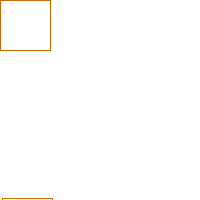
Frame 1 (no input)
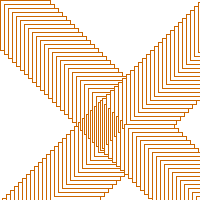
Frame 60 (the mouse pressed at the canvas centre just before this capture)
Frame 120 (the mouse held since frame 60 and released just before this capture): identical to frame 60, image omitted

The Processing sketch that drew these frames (run headless with seeded random() and noise(); from frame 60 on, the mouse is pressed at the canvas centre):

// Processing sketch: processing_167350
// ── processing_167350.pde

 
float a=0;
float r = 0;


void setup(){
  //Setting up background size
  size(200,200); 
  //Setting up a white background
  background(255); 
 
}

void draw(){
translate(0,0);  
stroke(204, 102, 0);
  rect(a,a,50, 50); 
a=a+2;

resetMatrix();

translate(0,200);  
stroke(204, 102, 0);
  rect(a,-a,50, 50); 
a=a+2;

resetMatrix();

}
